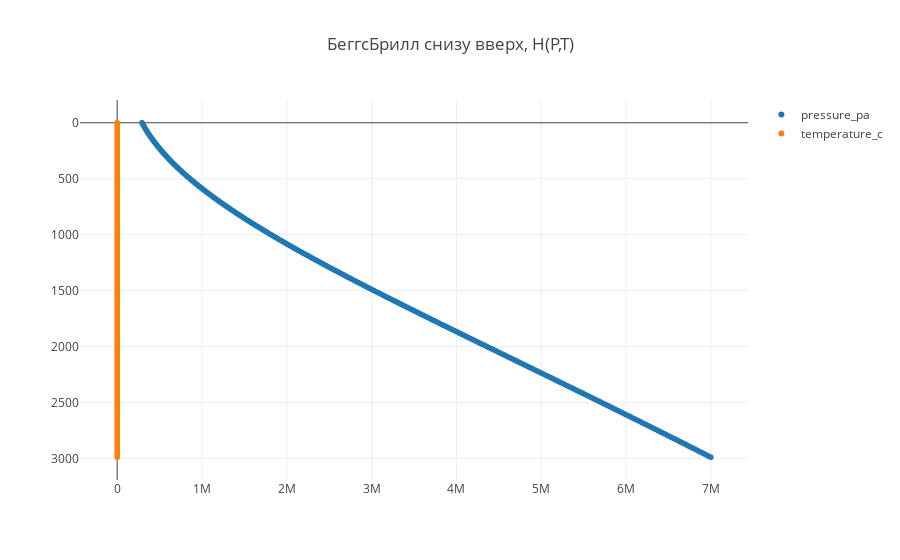

Notebook cell for this chart:
### Code cell
trace1 = trace(28)
trace2 = trace(30)

data = [trace1, trace2]

plot()

### Figure 1 — Plotly figure (JSON) as saved in the notebook; plotly's stock layout.template omitted (floating-point values rounded to 4 significant figures; data arrays with more than 128 entries replaced by an {"elided": "..."} marker saying what was removed)
{"data": [{"mode": "markers", "name": "pressure_pa", "type": "scattergl", "uid": "ce55d3c3-c0f4-4467-8d94-01d2899c5545", "x": {"elided": "300 float values"}, "y": {"elided": "300 int values"}}, {"mode": "markers", "name": "temperature_c", "type": "scattergl", "uid": "5d1523c2-523c-4ea5-9e55-f1b4acbd8147", "x": {"elided": "300 float values"}, "y": {"elided": "300 int values"}}], "layout": {"title": {"text": "БеггсБрилл снизу вверх, H(P,T)"}, "yaxis": {"autorange": "reversed"}}}
